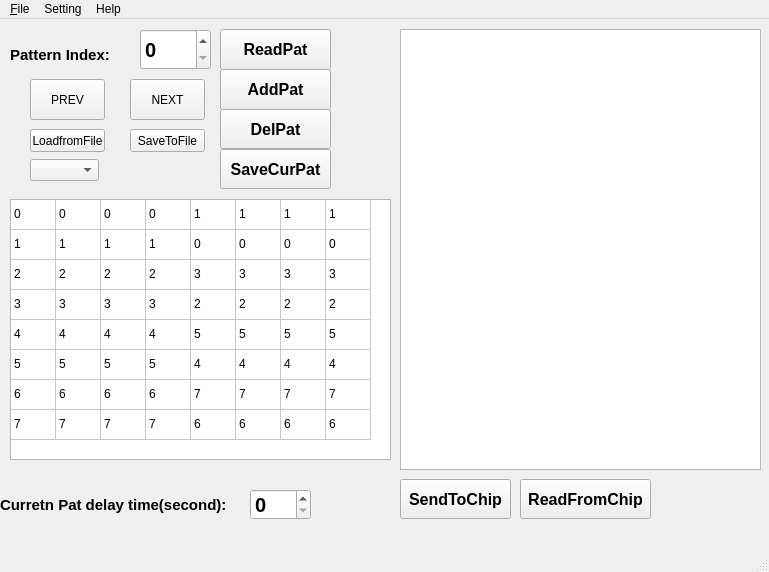
<?xml version="1.0" encoding="UTF-8"?>
<ui version="4.0">
 <class>MainWindow</class>
 <widget class="QMainWindow" name="MainWindow">
  <property name="geometry">
   <rect>
    <x>0</x>
    <y>0</y>
    <width>769</width>
    <height>572</height>
   </rect>
  </property>
  <property name="windowTitle">
   <string>Dimming Debugger     DisConnect..</string>
  </property>
  <property name="windowIcon">
   <iconset>
    <normaloff>222.jpg</normaloff>222.jpg</iconset>
  </property>
  <property name="iconSize">
   <size>
    <width>32</width>
    <height>32</height>
   </size>
  </property>
  <widget class="QWidget" name="centralwidget">
   <widget class="QPushButton" name="pushButton_addpattern">
    <property name="geometry">
     <rect>
      <x>220</x>
      <y>50</y>
      <width>111</width>
      <height>41</height>
     </rect>
    </property>
    <property name="font">
     <font>
      <pointsize>12</pointsize>
      <weight>75</weight>
      <bold>true</bold>
     </font>
    </property>
    <property name="text">
     <string>AddPat</string>
    </property>
   </widget>
   <widget class="QSpinBox" name="spinBox_patselect">
    <property name="enabled">
     <bool>true</bool>
    </property>
    <property name="geometry">
     <rect>
      <x>140</x>
      <y>10</y>
      <width>71</width>
      <height>41</height>
     </rect>
    </property>
    <property name="font">
     <font>
      <pointsize>15</pointsize>
      <weight>75</weight>
      <bold>true</bold>
     </font>
    </property>
    <property name="minimum">
     <number>0</number>
    </property>
    <property name="value">
     <number>0</number>
    </property>
   </widget>
   <widget class="QPushButton" name="pushButton_savepatToFile">
    <property name="enabled">
     <bool>true</bool>
    </property>
    <property name="geometry">
     <rect>
      <x>130</x>
      <y>110</y>
      <width>75</width>
      <height>23</height>
     </rect>
    </property>
    <property name="text">
     <string>SaveToFile</string>
    </property>
   </widget>
   <widget class="QPushButton" name="pushButton_prev">
    <property name="enabled">
     <bool>true</bool>
    </property>
    <property name="geometry">
     <rect>
      <x>30</x>
      <y>60</y>
      <width>75</width>
      <height>41</height>
     </rect>
    </property>
    <property name="text">
     <string>PREV</string>
    </property>
   </widget>
   <widget class="QPushButton" name="pushButton_next">
    <property name="enabled">
     <bool>true</bool>
    </property>
    <property name="geometry">
     <rect>
      <x>130</x>
      <y>60</y>
      <width>75</width>
      <height>41</height>
     </rect>
    </property>
    <property name="text">
     <string>NEXT</string>
    </property>
   </widget>
   <widget class="QLabel" name="label_patindex">
    <property name="geometry">
     <rect>
      <x>10</x>
      <y>20</y>
      <width>121</width>
      <height>31</height>
     </rect>
    </property>
    <property name="font">
     <font>
      <pointsize>11</pointsize>
      <weight>75</weight>
      <bold>true</bold>
     </font>
    </property>
    <property name="text">
     <string>Pattern Index:</string>
    </property>
   </widget>
   <widget class="QPushButton" name="pushButton_readpattern">
    <property name="geometry">
     <rect>
      <x>220</x>
      <y>10</y>
      <width>111</width>
      <height>41</height>
     </rect>
    </property>
    <property name="font">
     <font>
      <pointsize>12</pointsize>
      <weight>75</weight>
      <bold>true</bold>
     </font>
    </property>
    <property name="text">
     <string>ReadPat</string>
    </property>
   </widget>
   <widget class="QPushButton" name="pushButton_loadpatfromFile">
    <property name="enabled">
     <bool>true</bool>
    </property>
    <property name="geometry">
     <rect>
      <x>30</x>
      <y>110</y>
      <width>75</width>
      <height>23</height>
     </rect>
    </property>
    <property name="text">
     <string>LoadfromFile</string>
    </property>
   </widget>
   <widget class="QPlainTextEdit" name="plainTextEdi_pats">
    <property name="geometry">
     <rect>
      <x>400</x>
      <y>10</y>
      <width>361</width>
      <height>441</height>
     </rect>
    </property>
   </widget>
   <widget class="QLabel" name="label_patdelay">
    <property name="geometry">
     <rect>
      <x>0</x>
      <y>470</y>
      <width>251</width>
      <height>31</height>
     </rect>
    </property>
    <property name="font">
     <font>
      <pointsize>11</pointsize>
      <weight>75</weight>
      <bold>true</bold>
     </font>
    </property>
    <property name="text">
     <string>Curretn Pat delay time(second):</string>
    </property>
   </widget>
   <widget class="QSpinBox" name="spinBox_patdelays">
    <property name="enabled">
     <bool>true</bool>
    </property>
    <property name="geometry">
     <rect>
      <x>250</x>
      <y>470</y>
      <width>61</width>
      <height>31</height>
     </rect>
    </property>
    <property name="font">
     <font>
      <pointsize>15</pointsize>
      <weight>75</weight>
      <bold>true</bold>
     </font>
    </property>
    <property name="minimum">
     <number>0</number>
    </property>
    <property name="value">
     <number>0</number>
    </property>
   </widget>
   <widget class="QPushButton" name="pushButton_delpattern">
    <property name="geometry">
     <rect>
      <x>220</x>
      <y>90</y>
      <width>111</width>
      <height>40</height>
     </rect>
    </property>
    <property name="font">
     <font>
      <pointsize>12</pointsize>
      <weight>75</weight>
      <bold>true</bold>
     </font>
    </property>
    <property name="text">
     <string>DelPat</string>
    </property>
   </widget>
   <widget class="QPushButton" name="pushButton_sendpattochip">
    <property name="geometry">
     <rect>
      <x>400</x>
      <y>460</y>
      <width>111</width>
      <height>40</height>
     </rect>
    </property>
    <property name="font">
     <font>
      <pointsize>12</pointsize>
      <weight>75</weight>
      <bold>true</bold>
     </font>
    </property>
    <property name="text">
     <string>SendToChip</string>
    </property>
   </widget>
   <widget class="QPushButton" name="pushButton_savecurrentpat">
    <property name="geometry">
     <rect>
      <x>220</x>
      <y>130</y>
      <width>111</width>
      <height>40</height>
     </rect>
    </property>
    <property name="font">
     <font>
      <pointsize>12</pointsize>
      <weight>75</weight>
      <bold>true</bold>
     </font>
    </property>
    <property name="text">
     <string>SaveCurPat</string>
    </property>
   </widget>
   <widget class="QPushButton" name="pushButton_readfromchip">
    <property name="geometry">
     <rect>
      <x>520</x>
      <y>460</y>
      <width>131</width>
      <height>40</height>
     </rect>
    </property>
    <property name="font">
     <font>
      <pointsize>12</pointsize>
      <weight>75</weight>
      <bold>true</bold>
     </font>
    </property>
    <property name="text">
     <string>ReadFromChip</string>
    </property>
   </widget>
   <widget class="QComboBox" name="comboBox_listpats">
    <property name="geometry">
     <rect>
      <x>30</x>
      <y>140</y>
      <width>69</width>
      <height>22</height>
     </rect>
    </property>
   </widget>
   <widget class="QTableWidget" name="tableWidget_pattern">
    <property name="geometry">
     <rect>
      <x>10</x>
      <y>180</y>
      <width>381</width>
      <height>261</height>
     </rect>
    </property>
    <property name="rowCount">
     <number>8</number>
    </property>
    <property name="columnCount">
     <number>8</number>
    </property>
    <attribute name="horizontalHeaderVisible">
     <bool>false</bool>
    </attribute>
    <attribute name="horizontalHeaderDefaultSectionSize">
     <number>45</number>
    </attribute>
    <attribute name="horizontalHeaderMinimumSectionSize">
     <number>21</number>
    </attribute>
    <attribute name="verticalHeaderVisible">
     <bool>false</bool>
    </attribute>
    <attribute name="verticalHeaderHighlightSections">
     <bool>true</bool>
    </attribute>
    <row/>
    <row/>
    <row/>
    <row/>
    <row/>
    <row/>
    <row/>
    <row/>
    <column/>
    <column/>
    <column/>
    <column/>
    <column/>
    <column/>
    <column/>
    <column/>
    <item row="0" column="0">
     <property name="text">
      <string>0</string>
     </property>
    </item>
    <item row="0" column="1">
     <property name="text">
      <string>0</string>
     </property>
    </item>
    <item row="0" column="2">
     <property name="text">
      <string>0</string>
     </property>
    </item>
    <item row="0" column="3">
     <property name="text">
      <string>0</string>
     </property>
    </item>
    <item row="0" column="4">
     <property name="text">
      <string>1</string>
     </property>
    </item>
    <item row="0" column="5">
     <property name="text">
      <string>1</string>
     </property>
    </item>
    <item row="0" column="6">
     <property name="text">
      <string>1</string>
     </property>
    </item>
    <item row="0" column="7">
     <property name="text">
      <string>1</string>
     </property>
    </item>
    <item row="1" column="0">
     <property name="text">
      <string>1</string>
     </property>
    </item>
    <item row="1" column="1">
     <property name="text">
      <string>1</string>
     </property>
    </item>
    <item row="1" column="2">
     <property name="text">
      <string>1</string>
     </property>
    </item>
    <item row="1" column="3">
     <property name="text">
      <string>1</string>
     </property>
    </item>
    <item row="1" column="4">
     <property name="text">
      <string>0</string>
     </property>
    </item>
    <item row="1" column="5">
     <property name="text">
      <string>0</string>
     </property>
    </item>
    <item row="1" column="6">
     <property name="text">
      <string>0</string>
     </property>
    </item>
    <item row="1" column="7">
     <property name="text">
      <string>0</string>
     </property>
    </item>
    <item row="2" column="0">
     <property name="text">
      <string>2</string>
     </property>
    </item>
    <item row="2" column="1">
     <property name="text">
      <string>2</string>
     </property>
    </item>
    <item row="2" column="2">
     <property name="text">
      <string>2</string>
     </property>
    </item>
    <item row="2" column="3">
     <property name="text">
      <string>2</string>
     </property>
    </item>
    <item row="2" column="4">
     <property name="text">
      <string>3</string>
     </property>
    </item>
    <item row="2" column="5">
     <property name="text">
      <string>3</string>
     </property>
    </item>
    <item row="2" column="6">
     <property name="text">
      <string>3</string>
     </property>
    </item>
    <item row="2" column="7">
     <property name="text">
      <string>3</string>
     </property>
    </item>
    <item row="3" column="0">
     <property name="text">
      <string>3</string>
     </property>
    </item>
    <item row="3" column="1">
     <property name="text">
      <string>3</string>
     </property>
    </item>
    <item row="3" column="2">
     <property name="text">
      <string>3</string>
     </property>
    </item>
    <item row="3" column="3">
     <property name="text">
      <string>3</string>
     </property>
    </item>
    <item row="3" column="4">
     <property name="text">
      <string>2</string>
     </property>
    </item>
    <item row="3" column="5">
     <property name="text">
      <string>2</string>
     </property>
    </item>
    <item row="3" column="6">
     <property name="text">
      <string>2</string>
     </property>
    </item>
    <item row="3" column="7">
     <property name="text">
      <string>2</string>
     </property>
    </item>
    <item row="4" column="0">
     <property name="text">
      <string>4</string>
     </property>
    </item>
    <item row="4" column="1">
     <property name="text">
      <string>4</string>
     </property>
    </item>
    <item row="4" column="2">
     <property name="text">
      <string>4</string>
     </property>
    </item>
    <item row="4" column="3">
     <property name="text">
      <string>4</string>
     </property>
    </item>
    <item row="4" column="4">
     <property name="text">
      <string>5</string>
     </property>
    </item>
    <item row="4" column="5">
     <property name="text">
      <string>5</string>
     </property>
    </item>
    <item row="4" column="6">
     <property name="text">
      <string>5</string>
     </property>
    </item>
    <item row="4" column="7">
     <property name="text">
      <string>5</string>
     </property>
    </item>
    <item row="5" column="0">
     <property name="text">
      <string>5</string>
     </property>
    </item>
    <item row="5" column="1">
     <property name="text">
      <string>5</string>
     </property>
    </item>
    <item row="5" column="2">
     <property name="text">
      <string>5</string>
     </property>
    </item>
    <item row="5" column="3">
     <property name="text">
      <string>5</string>
     </property>
    </item>
    <item row="5" column="4">
     <property name="text">
      <string>4</string>
     </property>
    </item>
    <item row="5" column="5">
     <property name="text">
      <string>4</string>
     </property>
    </item>
    <item row="5" column="6">
     <property name="text">
      <string>4</string>
     </property>
    </item>
    <item row="5" column="7">
     <property name="text">
      <string>4</string>
     </property>
    </item>
    <item row="6" column="0">
     <property name="text">
      <string>6</string>
     </property>
    </item>
    <item row="6" column="1">
     <property name="text">
      <string>6</string>
     </property>
    </item>
    <item row="6" column="2">
     <property name="text">
      <string>6</string>
     </property>
    </item>
    <item row="6" column="3">
     <property name="text">
      <string>6</string>
     </property>
    </item>
    <item row="6" column="4">
     <property name="text">
      <string>7</string>
     </property>
    </item>
    <item row="6" column="5">
     <property name="text">
      <string>7</string>
     </property>
    </item>
    <item row="6" column="6">
     <property name="text">
      <string>7</string>
     </property>
    </item>
    <item row="6" column="7">
     <property name="text">
      <string>7</string>
     </property>
    </item>
    <item row="7" column="0">
     <property name="text">
      <string>7</string>
     </property>
    </item>
    <item row="7" column="1">
     <property name="text">
      <string>7</string>
     </property>
    </item>
    <item row="7" column="2">
     <property name="text">
      <string>7</string>
     </property>
    </item>
    <item row="7" column="3">
     <property name="text">
      <string>7</string>
     </property>
    </item>
    <item row="7" column="4">
     <property name="text">
      <string>6</string>
     </property>
    </item>
    <item row="7" column="5">
     <property name="text">
      <string>6</string>
     </property>
    </item>
    <item row="7" column="6">
     <property name="text">
      <string>6</string>
     </property>
    </item>
    <item row="7" column="7">
     <property name="text">
      <string>6</string>
     </property>
    </item>
   </widget>
  </widget>
  <widget class="QMenuBar" name="menubar">
   <property name="geometry">
    <rect>
     <x>0</x>
     <y>0</y>
     <width>769</width>
     <height>23</height>
    </rect>
   </property>
   <widget class="QMenu" name="menuFile">
    <property name="toolTip">
     <string extracomment="loading setting file or othes"/>
    </property>
    <property name="title">
     <string>&amp;File</string>
    </property>
    <addaction name="actionOpen_setting_file"/>
    <addaction name="actionSave_setting_file"/>
    <addaction name="actionQuit"/>
   </widget>
   <widget class="QMenu" name="menuSetting">
    <property name="title">
     <string>Setting</string>
    </property>
    <addaction name="actionConnect"/>
    <addaction name="actionDisconnect"/>
   </widget>
   <widget class="QMenu" name="menuHelp">
    <property name="title">
     <string>Help</string>
    </property>
   </widget>
   <addaction name="menuFile"/>
   <addaction name="menuSetting"/>
   <addaction name="menuHelp"/>
  </widget>
  <widget class="QStatusBar" name="statusbar"/>
  <action name="actionOpen_setting_file">
   <property name="text">
    <string>Open setting file</string>
   </property>
  </action>
  <action name="actionSave_setting_file">
   <property name="text">
    <string>Save setting file</string>
   </property>
  </action>
  <action name="actionQuit">
   <property name="text">
    <string>quit</string>
   </property>
  </action>
  <action name="actionConnect">
   <property name="text">
    <string>Connect</string>
   </property>
  </action>
  <action name="actionDisconnect">
   <property name="text">
    <string>Disconnect</string>
   </property>
  </action>
 </widget>
 <resources/>
 <connections/>
</ui>
